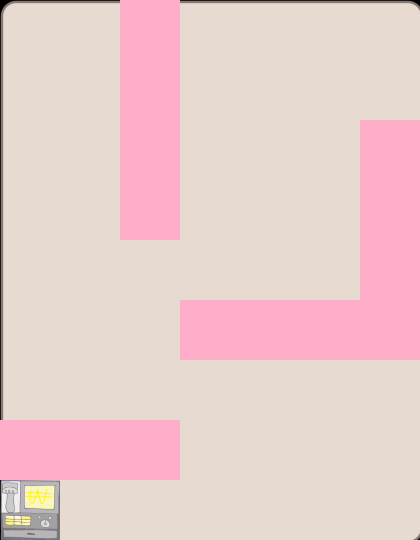

This game map was drawn from its Tiled (.tmx) file and the tilesets committed beside it. A one-line description and the trimmed map source follow:
An orthogonal 7x9 tile map with 60x60 px tiles, 3 tile layers (background, wall, Items), 3 tilesets and 12 objects (character, calcul, item1, item2, item3, ...).

<map version="1.0" orientation="orthogonal" width="7" height="9" tilewidth="60" tileheight="60">
 <tileset firstgid="1" name="wall" tilewidth="60" tileheight="60">
  <image source="wall.png" width="120" height="120" />
 </tileset>
 <tileset firstgid="5" name="background1" tilewidth="60" tileheight="60">
  <image source="background1.png" width="424" height="544" />
 </tileset>
 <tileset firstgid="68" source="metaset1.tsx" />
 <layer name="background" width="7" height="9">
  <data>[63 cells, 63 non-empty, 63 distinct tile ids]</data>
 </layer>
 <layer name="wall" width="7" height="9">
  <data>[63 cells, 15 non-empty, 4 distinct tile ids]</data>
 </layer>
 <layer name="Items" width="7" height="9">
  <data>[63 cells, 14 non-empty, 1 distinct tile ids]</data>
 </layer>
 <objectgroup name="object" width="7" height="9">
  <object name="character" x="183" y="241" width="54" height="57" />
 </objectgroup>
 <objectgroup name="endPoint" width="7" height="9">
  <object name="calcul" x="3" y="484" width="54" height="52" />
 </objectgroup>
 <objectgroup name="items" width="7" height="9">
  <object name="item1" x="184" y="0" width="52" height="55" />
  <object name="item2" x="243" y="2" width="55" height="56" />
  <object name="item3" x="243" y="66" width="56" height="51" />
  <object name="item4" x="304" y="66" width="53" height="53" />
 </objectgroup>
 <objectgroup name="foods" width="7" height="9">
  <object name="food1" x="363" y="1" width="54" height="59" />
  <object name="food2" x="185" y="124" width="51" height="52" />
  <object name="food3" x="303" y="240" width="54" height="55" />
  <object name="food4" x="4" y="2" width="50" height="56" />
  <object name="food5" x="61" y="121" width="55" height="54" />
  <object name="food6" x="366" y="423" width="50" height="51" />
 </objectgroup>
</map>
